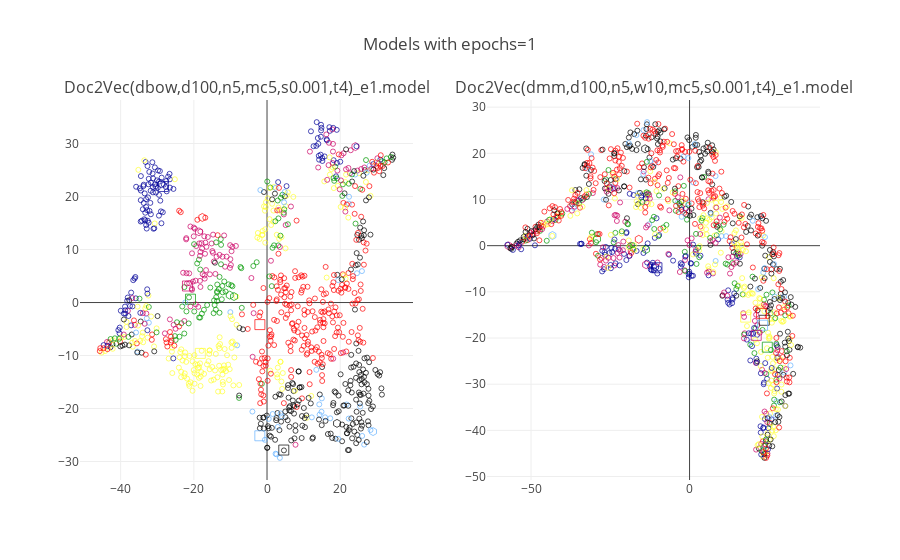

The cell this chart's notebook holds for it:
### Markdown cell above
## t-SNE plots (t-distributed stochastic neighbor embedding)

an algorithm to reduce number of dimensions

### Code cell
pyoff.iplot(fig1, filename='tsnePlot1_epochs1')

### Figure 1 — Plotly figure (JSON) as saved in the notebook; plotly's stock layout.template omitted (floating-point values rounded to 4 significant figures; data arrays with more than 128 entries replaced by an {"elided": "..."} marker saying what was removed)
{"data": [{"marker": {"color": {"elided": "1008 str values"}, "line": {"color": "black", "width": 1}, "showscale": false, "size": {"elided": "1008 int values"}, "symbol": {"elided": "1008 int values"}}, "mode": "markers", "text": {"elided": "1008 str values"}, "type": "scatter", "x": {"elided": "1008 float values"}, "xaxis": "x1", "y": {"elided": "1008 float values"}, "yaxis": "y1"}, {"marker": {"color": {"elided": "1008 str values"}, "line": {"color": "black", "width": 1}, "showscale": false, "size": {"elided": "1008 int values"}, "symbol": {"elided": "1008 int values"}}, "mode": "markers", "text": {"elided": "1008 str values"}, "type": "scatter", "x": {"elided": "1008 float values"}, "xaxis": "x2", "y": {"elided": "1008 float values"}, "yaxis": "y2"}], "layout": {"annotations": [{"font": {"size": 16}, "showarrow": false, "text": "Doc2Vec(dbow,d100,n5,mc5,s0.001,t4)_e1.model", "x": 0.225, "xanchor": "center", "xref": "paper", "y": 1, "yanchor": "bottom", "yref": "paper"}, {"font": {"size": 16}, "showarrow": false, "text": "Doc2Vec(dmm,d100,n5,w10,mc5,s0.001,t4)_e1.model", "x": 0.775, "xanchor": "center", "xref": "paper", "y": 1, "yanchor": "bottom", "yref": "paper"}], "showlegend": false, "title": "Models with epochs=1", "xaxis1": {"anchor": "y1", "domain": [0, 0.45]}, "xaxis2": {"anchor": "y2", "domain": [0.55, 1]}, "yaxis1": {"anchor": "x1", "domain": [0, 1]}, "yaxis2": {"anchor": "x2", "domain": [0, 1]}}}
